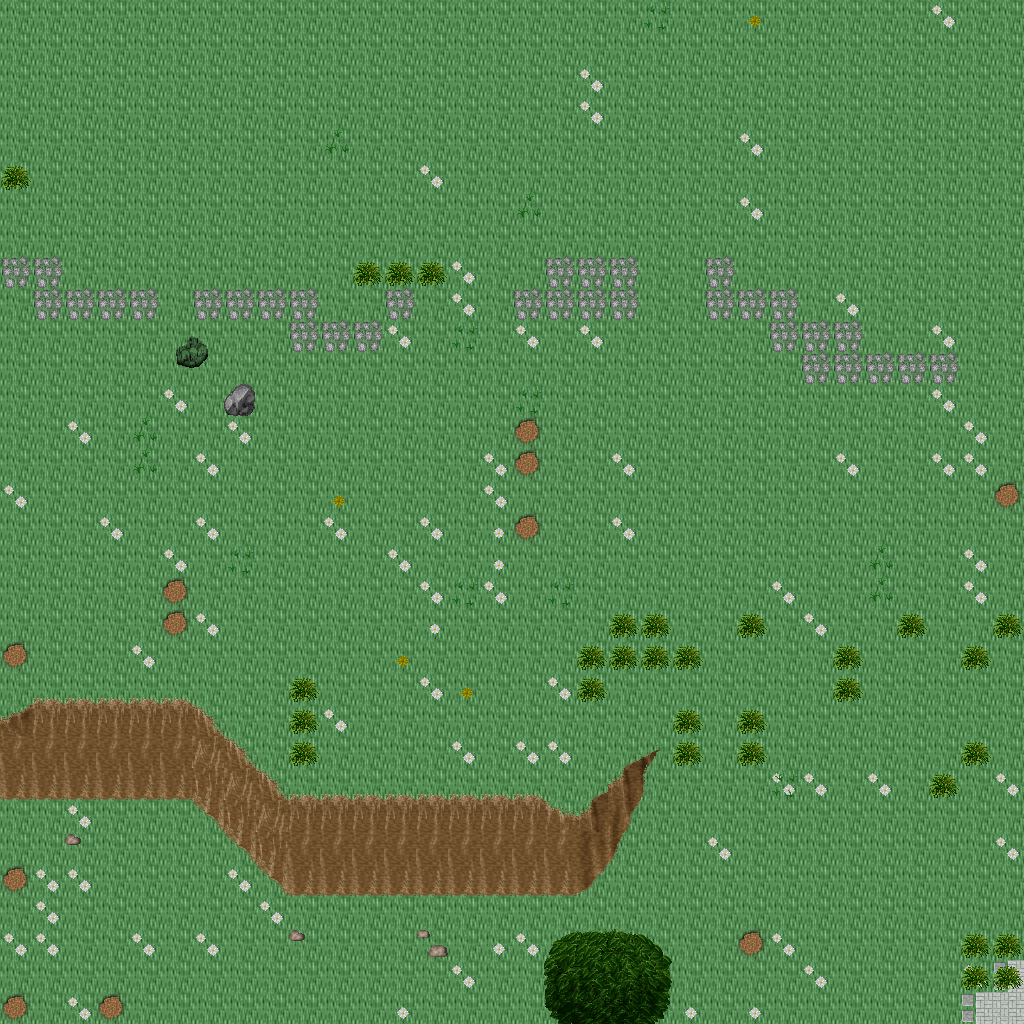

Tiled map render using the project's own tile images. Description and the map definition, with tile-layer contents summarised, below:
An orthogonal 32x32 tile map with 32x32 px tiles, 5 tile layers (Ground, Objects, Objects2, Above, ...), 1 hidden layer not drawn, 23 tilesets.

<map version="1.10" tiledversion="1.11.0" orientation="orthogonal" renderorder="right-down" width="32" height="32" tilewidth="32" tileheight="32" infinite="0" nextlayerid="11" nextobjectid="1">
 <tileset firstgid="1" name="ground_ground" tilewidth="32" tileheight="32" tilecount="33" columns="3">
  <image source="../drawable/ground_ground.png" width="96" height="352" />
 </tileset>
 <tileset firstgid="34" name="ground_grass_edges" tilewidth="32" tileheight="32" tilecount="36" columns="12">
  <image source="../drawable/ground_grass_edges.png" width="384" height="96" />
 </tileset>
 <tileset firstgid="70" name="ground_ridge_earth_pale" tilewidth="32" tileheight="32" tilecount="96" columns="12">
  <image source="../drawable/ground_ridge_earth_pale.png" width="384" height="256" />
 </tileset>
 <tileset firstgid="166" name="plant_flower_daisy_white" tilewidth="32" tileheight="32" tilecount="8" columns="2">
  <image source="../drawable/plant_flower_daisy_white.png" width="64" height="128" />
 </tileset>
 <tileset firstgid="174" name="plant_grasses" tilewidth="32" tileheight="32" tilecount="6" columns="3">
  <image source="../drawable/plant_grasses.png" width="96" height="64" />
 </tileset>
 <tileset firstgid="180" name="plant_flower_daisy_yellow" tilewidth="32" tileheight="32" tilecount="8" columns="2">
  <image source="../drawable/plant_flower_daisy_yellow.png" width="64" height="128" />
 </tileset>
 <tileset firstgid="188" name="ground_rock_pebbles" tilewidth="32" tileheight="32" tilecount="3" columns="1">
  <image source="../drawable/ground_rock_pebbles.png" width="32" height="96" />
 </tileset>
 <tileset firstgid="191" name="plant_tree_tree_darkgreen" tilewidth="32" tileheight="32" tilecount="88" columns="8">
  <image source="../drawable/plant_tree_tree_darkgreen.png" width="256" height="352" />
 </tileset>
 <tileset firstgid="279" name="ground_grass_corners" tilewidth="32" tileheight="32" tilecount="24" columns="6">
  <image source="../drawable/ground_grass_corners.png" width="192" height="128" />
 </tileset>
 <tileset firstgid="303" name="ground_cobbled_paving" tilewidth="32" tileheight="32" tilecount="1" columns="1">
  <image source="../drawable/ground_cobbled_paving.png" width="32" height="32" />
 </tileset>
 <tileset firstgid="304" name="building_decoration_rocks_2" tilewidth="32" tileheight="32" tilecount="2" columns="1">
  <image source="../drawable/building_decoration_rocks_2.png" width="32" height="64" />
 </tileset>
 <tileset firstgid="306" name="plant_bush_bushes" tilewidth="32" tileheight="32" tilecount="10" columns="5">
  <image source="../drawable/plant_bush_bushes.png" width="160" height="64" />
 </tileset>
 <tileset firstgid="316" name="plant_stump_rectangular" tilewidth="32" tileheight="32" tilecount="4" columns="2">
  <image source="../drawable/plant_stump_rectangular.png" width="64" height="64" />
 </tileset>
 <tileset firstgid="320" name="item_corpse_huge_animal" tilewidth="32" tileheight="32" tilecount="16" columns="2">
  <image source="../drawable/item_corpse_huge_animal.png" width="64" height="256" />
 </tileset>
 <tileset firstgid="336" name="logic_item_sheepfood" tilewidth="32" tileheight="32" tilecount="1" columns="1">
  <image source="../drawable/logic_item_sheepfood.png" width="32" height="32" />
 </tileset>
 <tileset firstgid="337" name="logic_creature_rodent" tilewidth="32" tileheight="32" tilecount="8" columns="8">
  <image source="../drawable/logic_creature_rodent.png" width="256" height="32" />
 </tileset>
 <tileset firstgid="345" name="logic_item_sign" tilewidth="32" tileheight="32" tilecount="1" columns="1">
  <image source="../drawable/logic_item_sign.png" width="32" height="32" />
 </tileset>
 <tileset firstgid="346" name="logic_creature_animal" tilewidth="32" tileheight="32" tilecount="32" columns="8">
  <image source="../drawable/logic_creature_animal.png" width="256" height="128" />
 </tileset>
 <tileset firstgid="378" name="logic_collision" tilewidth="32" tileheight="32" tilecount="1" columns="1">
  <image source="../drawable/logic_collision.png" width="32" height="32" />
 </tileset>
 <tileset firstgid="379" name="logic_protection" tilewidth="32" tileheight="32" tilecount="2" columns="2">
  <image source="../drawable/logic_protection.png" width="64" height="32" />
 </tileset>
 <tileset firstgid="381" name="ground_rock_mossy_rubble" tilewidth="32" tileheight="32" tilecount="9" columns="3">
  <image source="../drawable/ground_rock_mossy_rubble.png" width="96" height="96" />
 </tileset>
 <tileset firstgid="390" name="ground_grass_2" tilewidth="32" tileheight="32" tilecount="21" columns="3">
  <image source="../drawable/ground_grass_2.png" width="96" height="224" />
 </tileset>
 <tileset firstgid="411" name="ground_green_paving" tilewidth="32" tileheight="32" tilecount="18" columns="3">
  <image source="../drawable/ground_green_paving.png" width="96" height="192" />
 </tileset>
 <layer id="1" name="Ground" width="32" height="32">
  <data>[1024 cells, 1024 non-empty, 2 distinct tile ids]</data>
 </layer>
 <layer id="2" name="Objects" width="32" height="32">
  <data>[1024 cells, 198 non-empty, 32 distinct tile ids]</data>
 </layer>
 <layer id="3" name="Objects2" width="32" height="32">
  <data>[1024 cells, 37 non-empty, 3 distinct tile ids]</data>
 </layer>
 <layer id="4" name="Above" width="32" height="32">
  <data>[1024 cells, 30 non-empty, 15 distinct tile ids]</data>
 </layer>
 <layer id="5" name="Above2" width="32" height="32">
  <data>[1024 cells, 0 non-empty, 0 distinct tile ids]</data>
 </layer>
 <layer id="6" name="Walkable" width="32" height="32" visible="0">
  <data>[1024 cells, 96 non-empty, 1 distinct tile ids]</data>
 </layer>
 <objectgroup id="7" name="Mapevents" />
 <objectgroup id="8" name="Spawn" />
 <objectgroup id="9" name="Keys" />
 <objectgroup id="10" name="Replace" />
</map>
